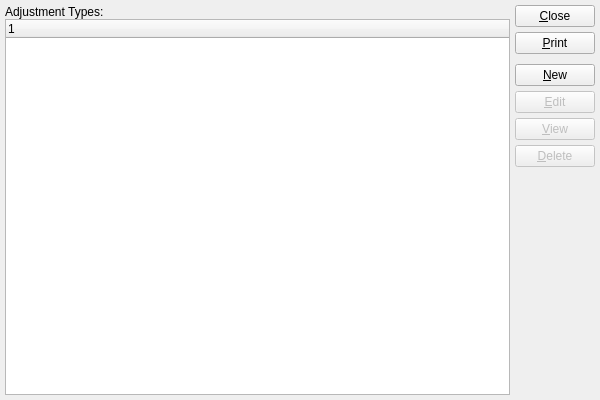
<?xml version="1.0" encoding="UTF-8"?>
<ui version="4.0">
 <comment>This file is part of the xTuple ERP: PostBooks Edition, a free and
open source Enterprise Resource Planning software suite,
Copyright (c) 1999-2019 by OpenMFG LLC, d/b/a xTuple.
It is licensed to you under the Common Public Attribution License
version 1.0, the full text of which (including xTuple-specific Exhibits)
is available at www.xtuple.com/CPAL.  By using this software, you agree
to be bound by its terms.</comment>
 <class>bankAdjustmentTypes</class>
 <widget class="QWidget" name="bankAdjustmentTypes">
  <property name="geometry">
   <rect>
    <x>0</x>
    <y>0</y>
    <width>600</width>
    <height>400</height>
   </rect>
  </property>
  <property name="windowTitle">
   <string>List Adjustment Types</string>
  </property>
  <layout class="QGridLayout" name="gridLayout">
   <item row="0" column="0">
    <layout class="QVBoxLayout">
     <property name="spacing">
      <number>0</number>
     </property>
     <item>
      <widget class="QLabel" name="_bankadjtypeLit">
       <property name="text">
        <string>Adjustment Types:</string>
       </property>
      </widget>
     </item>
     <item>
      <widget class="XTreeWidget" name="_bankadjtype"/>
     </item>
    </layout>
   </item>
   <item row="0" column="1">
    <layout class="QVBoxLayout" name="verticalLayout">
     <item>
      <widget class="QPushButton" name="_close">
       <property name="text">
        <string>&amp;Close</string>
       </property>
      </widget>
     </item>
     <item>
      <widget class="QPushButton" name="_print">
       <property name="text">
        <string>&amp;Print</string>
       </property>
      </widget>
     </item>
     <item>
      <spacer name="verticalSpacer">
       <property name="orientation">
        <enum>Qt::Vertical</enum>
       </property>
       <property name="sizeType">
        <enum>QSizePolicy::Preferred</enum>
       </property>
       <property name="sizeHint" stdset="0">
        <size>
         <width>20</width>
         <height>5</height>
        </size>
       </property>
      </spacer>
     </item>
     <item>
      <widget class="QPushButton" name="_new">
       <property name="text">
        <string>&amp;New</string>
       </property>
      </widget>
     </item>
     <item>
      <widget class="QPushButton" name="_edit">
       <property name="enabled">
        <bool>false</bool>
       </property>
       <property name="text">
        <string>&amp;Edit</string>
       </property>
      </widget>
     </item>
     <item>
      <widget class="QPushButton" name="_view">
       <property name="enabled">
        <bool>false</bool>
       </property>
       <property name="text">
        <string>&amp;View</string>
       </property>
      </widget>
     </item>
     <item>
      <widget class="QPushButton" name="_delete">
       <property name="enabled">
        <bool>false</bool>
       </property>
       <property name="text">
        <string>&amp;Delete</string>
       </property>
      </widget>
     </item>
     <item>
      <spacer name="Spacer34">
       <property name="orientation">
        <enum>Qt::Vertical</enum>
       </property>
       <property name="sizeType">
        <enum>QSizePolicy::Expanding</enum>
       </property>
       <property name="sizeHint" stdset="0">
        <size>
         <width>20</width>
         <height>20</height>
        </size>
       </property>
      </spacer>
     </item>
    </layout>
   </item>
  </layout>
 </widget>
 <layoutdefault spacing="5" margin="5"/>
 <customwidgets>
  <customwidget>
   <class>XTreeWidget</class>
   <extends>QTreeWidget</extends>
   <header>xtreewidget.h</header>
   <container>1</container>
  </customwidget>
 </customwidgets>
 <tabstops>
  <tabstop>_bankadjtype</tabstop>
  <tabstop>_new</tabstop>
  <tabstop>_edit</tabstop>
  <tabstop>_view</tabstop>
  <tabstop>_delete</tabstop>
  <tabstop>_print</tabstop>
  <tabstop>_close</tabstop>
 </tabstops>
 <resources/>
 <connections>
  <connection>
   <sender>_bankadjtype</sender>
   <signal>valid(bool)</signal>
   <receiver>_view</receiver>
   <slot>setEnabled(bool)</slot>
   <hints>
    <hint type="sourcelabel">
     <x>20</x>
     <y>20</y>
    </hint>
    <hint type="destinationlabel">
     <x>20</x>
     <y>20</y>
    </hint>
   </hints>
  </connection>
  <connection>
   <sender>_close</sender>
   <signal>clicked()</signal>
   <receiver>bankAdjustmentTypes</receiver>
   <slot>close()</slot>
   <hints>
    <hint type="sourcelabel">
     <x>20</x>
     <y>20</y>
    </hint>
    <hint type="destinationlabel">
     <x>20</x>
     <y>20</y>
    </hint>
   </hints>
  </connection>
 </connections>
</ui>
